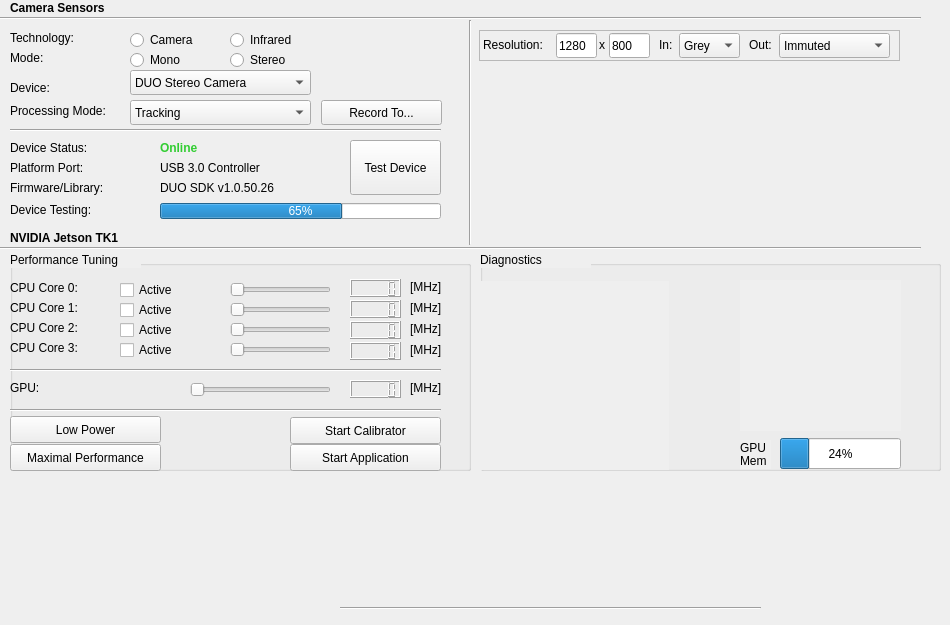
       <widget class="QWidget" name="tab">
        <attribute name="title">
         <string>Dashboard</string>
        </attribute>
        <widget class="Line" name="line">
         <property name="geometry">
          <rect>
           <x>0</x>
           <y>240</y>
           <width>921</width>
           <height>16</height>
          </rect>
         </property>
         <property name="orientation">
          <enum>Qt::Horizontal</enum>
         </property>
        </widget>
        <widget class="QLabel" name="label">
         <property name="geometry">
          <rect>
           <x>10</x>
           <y>0</y>
           <width>111</width>
           <height>16</height>
          </rect>
         </property>
         <property name="font">
          <font>
           <weight>75</weight>
           <bold>true</bold>
          </font>
         </property>
         <property name="text">
          <string>Camera Sensors</string>
         </property>
        </widget>
        <widget class="QLabel" name="label_2">
         <property name="geometry">
          <rect>
           <x>10</x>
           <y>230</y>
           <width>131</width>
           <height>16</height>
          </rect>
         </property>
         <property name="font">
          <font>
           <weight>75</weight>
           <bold>true</bold>
          </font>
         </property>
         <property name="text">
          <string>NVIDIA Jetson TK1</string>
         </property>
        </widget>
        <widget class="QLabel" name="label_3">
         <property name="geometry">
          <rect>
           <x>10</x>
           <y>30</y>
           <width>111</width>
           <height>16</height>
          </rect>
         </property>
         <property name="text">
          <string>Technology:</string>
         </property>
        </widget>
        <widget class="Line" name="line_2">
         <property name="geometry">
          <rect>
           <x>0</x>
           <y>10</y>
           <width>921</width>
           <height>16</height>
          </rect>
         </property>
         <property name="orientation">
          <enum>Qt::Horizontal</enum>
         </property>
        </widget>
        <widget class="QLabel" name="label_4">
         <property name="geometry">
          <rect>
           <x>10</x>
           <y>50</y>
           <width>101</width>
           <height>16</height>
          </rect>
         </property>
         <property name="text">
          <string>Mode:</string>
         </property>
        </widget>
        <widget class="QRadioButton" name="radioButton">
         <property name="geometry">
          <rect>
           <x>130</x>
           <y>30</y>
           <width>91</width>
           <height>20</height>
          </rect>
         </property>
         <property name="text">
          <string>Camera</string>
         </property>
         <attribute name="buttonGroup">
          <string notr="true">buttonGroup</string>
         </attribute>
        </widget>
        <widget class="QRadioButton" name="radioButton_2">
         <property name="geometry">
          <rect>
           <x>230</x>
           <y>30</y>
           <width>81</width>
           <height>20</height>
          </rect>
         </property>
         <property name="text">
          <string>Infrared</string>
         </property>
         <attribute name="buttonGroup">
          <string notr="true">buttonGroup</string>
         </attribute>
        </widget>
        <widget class="QRadioButton" name="radioButton_3">
         <property name="geometry">
          <rect>
           <x>130</x>
           <y>50</y>
           <width>91</width>
           <height>20</height>
          </rect>
         </property>
         <property name="text">
          <string>Mono</string>
         </property>
         <attribute name="buttonGroup">
          <string notr="true">buttonGroup_2</string>
         </attribute>
        </widget>
        <widget class="QRadioButton" name="radioButton_4">
         <property name="geometry">
          <rect>
           <x>230</x>
           <y>50</y>
           <width>91</width>
           <height>20</height>
          </rect>
         </property>
         <property name="text">
          <string>Stereo</string>
         </property>
         <attribute name="buttonGroup">
          <string notr="true">buttonGroup_2</string>
         </attribute>
        </widget>
        <widget class="QLabel" name="label_5">
         <property name="geometry">
          <rect>
           <x>10</x>
           <y>80</y>
           <width>101</width>
           <height>16</height>
          </rect>
         </property>
         <property name="text">
          <string>Device:</string>
         </property>
        </widget>
        <widget class="QComboBox" name="deviceComboBox">
         <property name="geometry">
          <rect>
           <x>130</x>
           <y>70</y>
           <width>181</width>
           <height>25</height>
          </rect>
         </property>
         <item>
          <property name="text">
           <string>DUO Stereo Camera</string>
          </property>
         </item>
         <item>
          <property name="text">
           <string>ZED Stereo Camera</string>
          </property>
         </item>
         <item>
          <property name="text">
           <string>Kinect IR Depth Sensor</string>
          </property>
         </item>
         <item>
          <property name="text">
           <string>Virtual Mono Camera</string>
          </property>
         </item>
         <item>
          <property name="text">
           <string>Virtual Stereo Camera</string>
          </property>
         </item>
        </widget>
        <widget class="Line" name="line_3">
         <property name="geometry">
          <rect>
           <x>460</x>
           <y>20</y>
           <width>20</width>
           <height>225</height>
          </rect>
         </property>
         <property name="orientation">
          <enum>Qt::Vertical</enum>
         </property>
        </widget>
        <widget class="QGroupBox" name="groupBox">
         <property name="geometry">
          <rect>
           <x>10</x>
           <y>260</y>
           <width>461</width>
           <height>211</height>
          </rect>
         </property>
         <property name="autoFillBackground">
          <bool>false</bool>
         </property>
         <property name="styleSheet">
          <string notr="true"/>
         </property>
         <property name="title">
          <string/>
         </property>
         <property name="alignment">
          <set>Qt::AlignLeading|Qt::AlignLeft|Qt::AlignTop</set>
         </property>
         <widget class="QSlider" name="horizontalSlider">
          <property name="geometry">
           <rect>
            <x>220</x>
            <y>20</y>
            <width>101</width>
            <height>20</height>
           </rect>
          </property>
          <property name="maximum">
           <number>19</number>
          </property>
          <property name="orientation">
           <enum>Qt::Horizontal</enum>
          </property>
          <property name="tickPosition">
           <enum>QSlider::NoTicks</enum>
          </property>
         </widget>
         <widget class="QLabel" name="label_9">
          <property name="geometry">
           <rect>
            <x>0</x>
            <y>20</y>
            <width>91</width>
            <height>16</height>
           </rect>
          </property>
          <property name="text">
           <string>CPU Core 0:</string>
          </property>
         </widget>
         <widget class="QCheckBox" name="checkBox">
          <property name="geometry">
           <rect>
            <x>110</x>
            <y>20</y>
            <width>81</width>
            <height>20</height>
           </rect>
          </property>
          <property name="text">
           <string>Active</string>
          </property>
         </widget>
         <widget class="QLabel" name="label_13">
          <property name="geometry">
           <rect>
            <x>0</x>
            <y>40</y>
            <width>91</width>
            <height>16</height>
           </rect>
          </property>
          <property name="text">
           <string>CPU Core 1:</string>
          </property>
         </widget>
         <widget class="QSlider" name="horizontalSlider_3">
          <property name="geometry">
           <rect>
            <x>220</x>
            <y>40</y>
            <width>101</width>
            <height>20</height>
           </rect>
          </property>
          <property name="maximum">
           <number>19</number>
          </property>
          <property name="orientation">
           <enum>Qt::Horizontal</enum>
          </property>
          <property name="tickPosition">
           <enum>QSlider::NoTicks</enum>
          </property>
         </widget>
         <widget class="QLabel" name="label_14">
          <property name="geometry">
           <rect>
            <x>0</x>
            <y>60</y>
            <width>91</width>
            <height>16</height>
           </rect>
          </property>
          <property name="text">
           <string>CPU Core 2:</string>
          </property>
         </widget>
         <widget class="QLabel" name="label_15">
          <property name="geometry">
           <rect>
            <x>0</x>
            <y>80</y>
            <width>91</width>
            <height>16</height>
           </rect>
          </property>
          <property name="text">
           <string>CPU Core 3:</string>
          </property>
         </widget>
         <widget class="QCheckBox" name="checkBox_3">
          <property name="geometry">
           <rect>
            <x>110</x>
            <y>40</y>
            <width>81</width>
            <height>20</height>
           </rect>
          </property>
          <property name="text">
           <string>Active</string>
          </property>
         </widget>
         <widget class="QCheckBox" name="checkBox_4">
          <property name="geometry">
           <rect>
            <x>110</x>
            <y>60</y>
            <width>81</width>
            <height>20</height>
           </rect>
          </property>
          <property name="text">
           <string>Active</string>
          </property>
         </widget>
         <widget class="QCheckBox" name="checkBox_5">
          <property name="geometry">
           <rect>
            <x>110</x>
            <y>80</y>
            <width>81</width>
            <height>20</height>
           </rect>
          </property>
          <property name="text">
           <string>Active</string>
          </property>
         </widget>
         <widget class="QSlider" name="horizontalSlider_4">
          <property name="geometry">
           <rect>
            <x>220</x>
            <y>60</y>
            <width>101</width>
            <height>20</height>
           </rect>
          </property>
          <property name="maximum">
           <number>19</number>
          </property>
          <property name="orientation">
           <enum>Qt::Horizontal</enum>
          </property>
         </widget>
         <widget class="QSlider" name="horizontalSlider_5">
          <property name="geometry">
           <rect>
            <x>220</x>
            <y>80</y>
            <width>101</width>
            <height>20</height>
           </rect>
          </property>
          <property name="maximum">
           <number>19</number>
          </property>
          <property name="orientation">
           <enum>Qt::Horizontal</enum>
          </property>
         </widget>
         <widget class="QLabel" name="label_20">
          <property name="geometry">
           <rect>
            <x>0</x>
            <y>120</y>
            <width>41</width>
            <height>16</height>
           </rect>
          </property>
          <property name="text">
           <string>GPU:</string>
          </property>
         </widget>
         <widget class="QSlider" name="horizontalSlider_6">
          <property name="geometry">
           <rect>
            <x>180</x>
            <y>120</y>
            <width>141</width>
            <height>19</height>
           </rect>
          </property>
          <property name="maximum">
           <number>14</number>
          </property>
          <property name="orientation">
           <enum>Qt::Horizontal</enum>
          </property>
         </widget>
         <widget class="QPushButton" name="pushButton">
          <property name="geometry">
           <rect>
            <x>0</x>
            <y>184</y>
            <width>151</width>
            <height>27</height>
           </rect>
          </property>
          <property name="text">
           <string>Maximal Performance</string>
          </property>
         </widget>
         <widget class="QPushButton" name="pushButton_2">
          <property name="geometry">
           <rect>
            <x>0</x>
            <y>156</y>
            <width>151</width>
            <height>27</height>
           </rect>
          </property>
          <property name="text">
           <string>Low Power</string>
          </property>
         </widget>
         <widget class="QLCDNumber" name="lcdPeakCPU0">
          <property name="enabled">
           <bool>true</bool>
          </property>
          <property name="geometry">
           <rect>
            <x>340</x>
            <y>19</y>
            <width>51</width>
            <height>18</height>
           </rect>
          </property>
         </widget>
         <widget class="QLCDNumber" name="lcdPeakCPU1">
          <property name="geometry">
           <rect>
            <x>340</x>
            <y>40</y>
            <width>51</width>
            <height>18</height>
           </rect>
          </property>
         </widget>
         <widget class="QLCDNumber" name="lcdPeakCPU2">
          <property name="geometry">
           <rect>
            <x>340</x>
            <y>61</y>
            <width>51</width>
            <height>18</height>
           </rect>
          </property>
         </widget>
         <widget class="QLCDNumber" name="lcdPeakCPU3">
          <property name="geometry">
           <rect>
            <x>340</x>
            <y>82</y>
            <width>51</width>
            <height>18</height>
           </rect>
          </property>
         </widget>
         <widget class="QLabel" name="label_24">
          <property name="geometry">
           <rect>
            <x>400</x>
            <y>19</y>
            <width>51</width>
            <height>16</height>
           </rect>
          </property>
          <property name="text">
           <string>[MHz]</string>
          </property>
         </widget>
         <widget class="QLabel" name="label_25">
          <property name="geometry">
           <rect>
            <x>400</x>
            <y>40</y>
            <width>51</width>
            <height>16</height>
           </rect>
          </property>
          <property name="text">
           <string>[MHz]</string>
          </property>
         </widget>
         <widget class="QLabel" name="label_26">
          <property name="geometry">
           <rect>
            <x>400</x>
            <y>61</y>
            <width>51</width>
            <height>16</height>
           </rect>
          </property>
          <property name="text">
           <string>[MHz]</string>
          </property>
         </widget>
         <widget class="QLabel" name="label_27">
          <property name="geometry">
           <rect>
            <x>400</x>
            <y>82</y>
            <width>51</width>
            <height>16</height>
           </rect>
          </property>
          <property name="text">
           <string>[MHz]</string>
          </property>
         </widget>
         <widget class="QLCDNumber" name="lcdPeakGPU">
          <property name="geometry">
           <rect>
            <x>340</x>
            <y>120</y>
            <width>51</width>
            <height>18</height>
           </rect>
          </property>
         </widget>
         <widget class="QLabel" name="label_28">
          <property name="geometry">
           <rect>
            <x>400</x>
            <y>120</y>
            <width>51</width>
            <height>16</height>
           </rect>
          </property>
          <property name="text">
           <string>[MHz]</string>
          </property>
         </widget>
         <widget class="QPushButton" name="startApplicationBtn">
          <property name="geometry">
           <rect>
            <x>280</x>
            <y>184</y>
            <width>151</width>
            <height>27</height>
           </rect>
          </property>
          <property name="text">
           <string>Start Application</string>
          </property>
         </widget>
         <widget class="QPushButton" name="calibratorBtn">
          <property name="geometry">
           <rect>
            <x>280</x>
            <y>157</y>
            <width>151</width>
            <height>27</height>
           </rect>
          </property>
          <property name="text">
           <string>Start Calibrator</string>
          </property>
         </widget>
        </widget>
        <widget class="QLabel" name="label_10">
         <property name="geometry">
          <rect>
           <x>10</x>
           <y>252</y>
           <width>131</width>
           <height>16</height>
          </rect>
         </property>
         <property name="font">
          <font>
           <weight>50</weight>
           <bold>false</bold>
          </font>
         </property>
         <property name="autoFillBackground">
          <bool>true</bool>
         </property>
         <property name="text">
          <string>Performance Tuning</string>
         </property>
        </widget>
        <widget class="QGroupBox" name="groupBox_2">
         <property name="geometry">
          <rect>
           <x>480</x>
           <y>260</y>
           <width>461</width>
           <height>211</height>
          </rect>
         </property>
         <property name="styleSheet">
          <string notr="true"/>
         </property>
         <property name="title">
          <string/>
         </property>
         <property name="alignment">
          <set>Qt::AlignLeading|Qt::AlignLeft|Qt::AlignTop</set>
         </property>
         <widget class="QMdiArea" name="mdiArea">
          <property name="geometry">
           <rect>
            <x>0</x>
            <y>21</y>
            <width>95</width>
            <height>95</height>
           </rect>
          </property>
          <property name="autoFillBackground">
           <bool>true</bool>
          </property>
          <property name="background">
           <brush brushstyle="NoBrush">
            <color alpha="255">
             <red>237</red>
             <green>236</green>
             <blue>235</blue>
            </color>
           </brush>
          </property>
         </widget>
         <widget class="QProgressBar" name="progressBar">
          <property name="geometry">
           <rect>
            <x>300</x>
            <y>178</y>
            <width>121</width>
            <height>31</height>
           </rect>
          </property>
          <property name="styleSheet">
           <string notr="true"/>
          </property>
          <property name="value">
           <number>24</number>
          </property>
          <property name="textVisible">
           <bool>true</bool>
          </property>
         </widget>
         <widget class="QLabel" name="label_16">
          <property name="geometry">
           <rect>
            <x>260</x>
            <y>193</y>
            <width>31</width>
            <height>16</height>
           </rect>
          </property>
          <property name="font">
           <font>
            <weight>50</weight>
            <bold>false</bold>
           </font>
          </property>
          <property name="autoFillBackground">
           <bool>true</bool>
          </property>
          <property name="text">
           <string>Mem</string>
          </property>
         </widget>
         <widget class="QMdiArea" name="mdiArea_2">
          <property name="geometry">
           <rect>
            <x>94</x>
            <y>21</y>
            <width>95</width>
            <height>95</height>
           </rect>
          </property>
          <property name="autoFillBackground">
           <bool>true</bool>
          </property>
          <property name="background">
           <brush brushstyle="NoBrush">
            <color alpha="255">
             <red>237</red>
             <green>236</green>
             <blue>235</blue>
            </color>
           </brush>
          </property>
         </widget>
         <widget class="QMdiArea" name="mdiArea_4">
          <property name="geometry">
           <rect>
            <x>94</x>
            <y>115</y>
            <width>95</width>
            <height>95</height>
           </rect>
          </property>
          <property name="autoFillBackground">
           <bool>true</bool>
          </property>
          <property name="background">
           <brush brushstyle="NoBrush">
            <color alpha="255">
             <red>237</red>
             <green>236</green>
             <blue>235</blue>
            </color>
           </brush>
          </property>
         </widget>
         <widget class="QMdiArea" name="mdiArea_3">
          <property name="geometry">
           <rect>
            <x>0</x>
            <y>115</y>
            <width>95</width>
            <height>95</height>
           </rect>
          </property>
          <property name="autoFillBackground">
           <bool>true</bool>
          </property>
          <property name="background">
           <brush brushstyle="NoBrush">
            <color alpha="255">
             <red>237</red>
             <green>236</green>
             <blue>235</blue>
            </color>
           </brush>
          </property>
         </widget>
         <widget class="QMdiArea" name="mdiArea_5">
          <property name="geometry">
           <rect>
            <x>260</x>
            <y>20</y>
            <width>161</width>
            <height>151</height>
           </rect>
          </property>
          <property name="autoFillBackground">
           <bool>true</bool>
          </property>
          <property name="background">
           <brush brushstyle="NoBrush">
            <color alpha="255">
             <red>237</red>
             <green>236</green>
             <blue>235</blue>
            </color>
           </brush>
          </property>
         </widget>
        </widget>
        <widget class="QLabel" name="label_11">
         <property name="geometry">
          <rect>
           <x>480</x>
           <y>252</y>
           <width>111</width>
           <height>16</height>
          </rect>
         </property>
         <property name="font">
          <font>
           <weight>50</weight>
           <bold>false</bold>
          </font>
         </property>
         <property name="autoFillBackground">
          <bool>true</bool>
         </property>
         <property name="text">
          <string>Diagnostics</string>
         </property>
        </widget>
        <widget class="Line" name="line_4">
         <property name="geometry">
          <rect>
           <x>10</x>
           <y>360</y>
           <width>431</width>
           <height>20</height>
          </rect>
         </property>
         <property name="orientation">
          <enum>Qt::Horizontal</enum>
         </property>
        </widget>
        <widget class="QLabel" name="label_12">
         <property name="geometry">
          <rect>
           <x>740</x>
           <y>440</y>
           <width>31</width>
           <height>16</height>
          </rect>
         </property>
         <property name="font">
          <font>
           <weight>50</weight>
           <bold>false</bold>
          </font>
         </property>
         <property name="autoFillBackground">
          <bool>true</bool>
         </property>
         <property name="text">
          <string>GPU</string>
         </property>
        </widget>
        <widget class="Line" name="line_5">
         <property name="geometry">
          <rect>
           <x>340</x>
           <y>600</y>
           <width>421</width>
           <height>16</height>
          </rect>
         </property>
         <property name="orientation">
          <enum>Qt::Horizontal</enum>
         </property>
        </widget>
        <widget class="Line" name="line_6">
         <property name="geometry">
          <rect>
           <x>10</x>
           <y>120</y>
           <width>431</width>
           <height>20</height>
          </rect>
         </property>
         <property name="orientation">
          <enum>Qt::Horizontal</enum>
         </property>
        </widget>
        <widget class="QLabel" name="label_17">
         <property name="geometry">
          <rect>
           <x>10</x>
           <y>140</y>
           <width>101</width>
           <height>16</height>
          </rect>
         </property>
         <property name="text">
          <string>Device Status:</string>
         </property>
        </widget>
        <widget class="QLabel" name="label_18">
         <property name="geometry">
          <rect>
           <x>10</x>
           <y>180</y>
           <width>121</width>
           <height>16</height>
          </rect>
         </property>
         <property name="text">
          <string>Firmware/Library:</string>
         </property>
        </widget>
        <widget class="QLabel" name="label_19">
         <property name="geometry">
          <rect>
           <x>160</x>
           <y>140</y>
           <width>81</width>
           <height>16</height>
          </rect>
         </property>
         <property name="text">
          <string>&lt;html&gt;&lt;head/&gt;&lt;body&gt;&lt;p&gt;&lt;span style=&quot; font-weight:600; color:#32cd32;&quot;&gt;Online&lt;/span&gt;&lt;/p&gt;&lt;/body&gt;&lt;/html&gt;</string>
         </property>
        </widget>
        <widget class="QLabel" name="label_21">
         <property name="geometry">
          <rect>
           <x>10</x>
           <y>160</y>
           <width>101</width>
           <height>16</height>
          </rect>
         </property>
         <property name="text">
          <string>Platform Port:</string>
         </property>
        </widget>
        <widget class="QLabel" name="label_22">
         <property name="geometry">
          <rect>
           <x>160</x>
           <y>160</y>
           <width>121</width>
           <height>16</height>
          </rect>
         </property>
         <property name="text">
          <string>USB 3.0 Controller</string>
         </property>
        </widget>
        <widget class="QLabel" name="label_23">
         <property name="geometry">
          <rect>
           <x>160</x>
           <y>180</y>
           <width>141</width>
           <height>16</height>
          </rect>
         </property>
         <property name="text">
          <string>DUO SDK v1.0.50.26</string>
         </property>
        </widget>
        <widget class="QPushButton" name="pushButton_3">
         <property name="geometry">
          <rect>
           <x>350</x>
           <y>140</y>
           <width>91</width>
           <height>55</height>
          </rect>
         </property>
         <property name="text">
          <string>Test Device</string>
         </property>
        </widget>
        <widget class="QProgressBar" name="progressBar_2">
         <property name="geometry">
          <rect>
           <x>160</x>
           <y>203</y>
           <width>281</width>
           <height>16</height>
          </rect>
         </property>
         <property name="value">
          <number>65</number>
         </property>
        </widget>
        <widget class="QLabel" name="label_29">
         <property name="geometry">
          <rect>
           <x>10</x>
           <y>202</y>
           <width>121</width>
           <height>16</height>
          </rect>
         </property>
         <property name="text">
          <string>Device Testing:</string>
         </property>
        </widget>
        <widget class="DUOConfigWidget" name="deviceConfigurationWidget" native="true">
         <property name="enabled">
          <bool>true</bool>
         </property>
         <property name="geometry">
          <rect>
           <x>479</x>
           <y>70</y>
           <width>421</width>
           <height>171</height>
          </rect>
         </property>
        </widget>
        <widget class="QFrame" name="frame">
         <property name="geometry">
          <rect>
           <x>479</x>
           <y>30</y>
           <width>421</width>
           <height>31</height>
          </rect>
         </property>
         <property name="frameShape">
          <enum>QFrame::StyledPanel</enum>
         </property>
         <property name="frameShadow">
          <enum>QFrame::Raised</enum>
         </property>
         <widget class="QLabel" name="label_6">
          <property name="geometry">
           <rect>
            <x>4</x>
            <y>7</y>
            <width>91</width>
            <height>16</height>
           </rect>
          </property>
          <property name="text">
           <string>Resolution:</string>
          </property>
         </widget>
         <widget class="QLabel" name="label_8">
          <property name="geometry">
           <rect>
            <x>180</x>
            <y>7</y>
            <width>21</width>
            <height>16</height>
           </rect>
          </property>
          <property name="text">
           <string>In:</string>
          </property>
         </widget>
         <widget class="QComboBox" name="inputFrameTypeComboBox">
          <property name="geometry">
           <rect>
            <x>200</x>
            <y>3</y>
            <width>61</width>
            <height>25</height>
           </rect>
          </property>
          <item>
           <property name="text">
            <string>Grey</string>
           </property>
          </item>
          <item>
           <property name="text">
            <string>RGB</string>
           </property>
          </item>
         </widget>
         <widget class="QLineEdit" name="frameHeightEdit">
          <property name="geometry">
           <rect>
            <x>130</x>
            <y>3</y>
            <width>41</width>
            <height>25</height>
           </rect>
          </property>
          <property name="text">
           <string>800</string>
          </property>
         </widget>
         <widget class="QLabel" name="label_7">
          <property name="geometry">
           <rect>
            <x>120</x>
            <y>7</y>
            <width>16</width>
            <height>16</height>
           </rect>
          </property>
          <property name="text">
           <string>x</string>
          </property>
         </widget>
         <widget class="QLineEdit" name="frameWidthEdit">
          <property name="geometry">
           <rect>
            <x>77</x>
            <y>3</y>
            <width>41</width>
            <height>25</height>
           </rect>
          </property>
          <property name="text">
           <string>1280</string>
          </property>
         </widget>
         <widget class="QLabel" name="label_56">
          <property name="geometry">
           <rect>
            <x>270</x>
            <y>7</y>
            <width>41</width>
            <height>16</height>
           </rect>
          </property>
          <property name="text">
           <string>Out:</string>
          </property>
         </widget>
         <widget class="QComboBox" name="outputFrameTypeComboBox">
          <property name="geometry">
           <rect>
            <x>300</x>
            <y>3</y>
            <width>111</width>
            <height>25</height>
           </rect>
          </property>
          <item>
           <property name="text">
            <string>Immuted</string>
           </property>
          </item>
          <item>
           <property name="text">
            <string>Force RGB</string>
           </property>
          </item>
         </widget>
        </widget>
        <widget class="Line" name="line_7">
         <property name="geometry">
          <rect>
           <x>10</x>
           <y>400</y>
           <width>431</width>
           <height>20</height>
          </rect>
         </property>
         <property name="orientation">
          <enum>Qt::Horizontal</enum>
         </property>
        </widget>
        <widget class="QComboBox" name="processingModeComboBox">
         <property name="geometry">
          <rect>
           <x>130</x>
           <y>100</y>
           <width>181</width>
           <height>25</height>
          </rect>
         </property>
         <item>
          <property name="text">
           <string>Tracking</string>
          </property>
         </item>
         <item>
          <property name="text">
           <string>Recording</string>
          </property>
         </item>
        </widget>
        <widget class="QLabel" name="label_33">
         <property name="geometry">
          <rect>
           <x>10</x>
           <y>103</y>
           <width>121</width>
           <height>16</height>
          </rect>
         </property>
         <property name="text">
          <string>Processing Mode:</string>
         </property>
        </widget>
        <widget class="QPushButton" name="recordToBtn">
         <property name="geometry">
          <rect>
           <x>321</x>
           <y>100</y>
           <width>121</width>
           <height>25</height>
          </rect>
         </property>
         <property name="text">
          <string>Record To...</string>
         </property>
        </widget>
       </widget>
